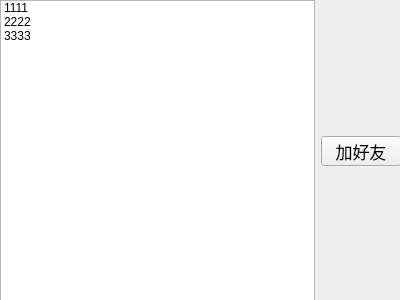
<?xml version="1.0" encoding="UTF-8"?>
<ui version="4.0">
 <class>Online</class>
 <widget class="QWidget" name="Online">
  <property name="geometry">
   <rect>
    <x>0</x>
    <y>0</y>
    <width>400</width>
    <height>300</height>
   </rect>
  </property>
  <property name="windowTitle">
   <string>Form</string>
  </property>
  <widget class="QWidget" name="">
   <property name="geometry">
    <rect>
     <x>0</x>
     <y>0</y>
     <width>401</width>
     <height>301</height>
    </rect>
   </property>
   <layout class="QHBoxLayout" name="horizontalLayout">
    <item>
     <widget class="QListWidget" name="online_lw">
      <item>
       <property name="text">
        <string>1111</string>
       </property>
      </item>
      <item>
       <property name="text">
        <string>2222</string>
       </property>
      </item>
      <item>
       <property name="text">
        <string>3333</string>
       </property>
      </item>
     </widget>
    </item>
    <item>
     <layout class="QVBoxLayout" name="verticalLayout">
      <item>
       <spacer name="verticalSpacer">
        <property name="orientation">
         <enum>Qt::Vertical</enum>
        </property>
        <property name="sizeHint" stdset="0">
         <size>
          <width>20</width>
          <height>88</height>
         </size>
        </property>
       </spacer>
      </item>
      <item>
       <widget class="QPushButton" name="addFriend_pb">
        <property name="minimumSize">
         <size>
          <width>0</width>
          <height>30</height>
         </size>
        </property>
        <property name="maximumSize">
         <size>
          <width>16777215</width>
          <height>30</height>
         </size>
        </property>
        <property name="font">
         <font>
          <family>JetBrainsMono NF</family>
          <pointsize>13</pointsize>
         </font>
        </property>
        <property name="text">
         <string>加好友</string>
        </property>
       </widget>
      </item>
      <item>
       <spacer name="verticalSpacer_2">
        <property name="orientation">
         <enum>Qt::Vertical</enum>
        </property>
        <property name="sizeHint" stdset="0">
         <size>
          <width>20</width>
          <height>88</height>
         </size>
        </property>
       </spacer>
      </item>
     </layout>
    </item>
   </layout>
  </widget>
 </widget>
 <resources/>
 <connections/>
</ui>
